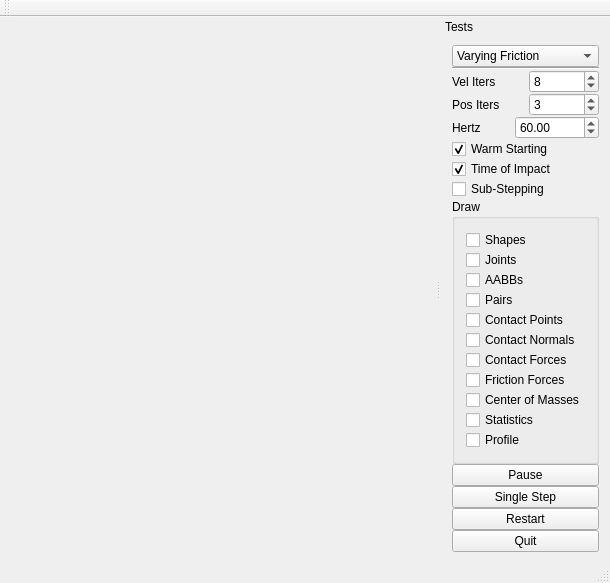
<?xml version="1.0" encoding="UTF-8"?>
<ui version="4.0">
 <class>MainWindow</class>
 <widget class="QMainWindow" name="MainWindow">
  <property name="geometry">
   <rect>
    <x>0</x>
    <y>0</y>
    <width>610</width>
    <height>565</height>
   </rect>
  </property>
  <property name="windowTitle">
   <string>QBox2D</string>
  </property>
  <widget class="QWidget" name="centralWidget"/>
  <widget class="QMenuBar" name="menuBar">
   <property name="geometry">
    <rect>
     <x>0</x>
     <y>0</y>
     <width>610</width>
     <height>21</height>
    </rect>
   </property>
  </widget>
  <widget class="QToolBar" name="mainToolBar">
   <attribute name="toolBarArea">
    <enum>TopToolBarArea</enum>
   </attribute>
   <attribute name="toolBarBreak">
    <bool>false</bool>
   </attribute>
  </widget>
  <widget class="QStatusBar" name="statusBar"/>
  <widget class="QDockWidget" name="dockWidget">
   <property name="features">
    <set>QDockWidget::NoDockWidgetFeatures</set>
   </property>
   <property name="windowTitle">
    <string>Tests</string>
   </property>
   <attribute name="dockWidgetArea">
    <number>2</number>
   </attribute>
   <widget class="QWidget" name="dockWidgetContents">
    <layout class="QVBoxLayout" name="verticalLayout">
     <property name="spacing">
      <number>0</number>
     </property>
     <property name="topMargin">
      <number>9</number>
     </property>
     <property name="bottomMargin">
      <number>9</number>
     </property>
     <item>
      <widget class="QComboBox" name="testComboBox">
       <property name="currentIndex">
        <number>0</number>
       </property>
       <item>
        <property name="text">
         <string>Varying Friction</string>
        </property>
       </item>
       <item>
        <property name="text">
         <string>Tiles</string>
        </property>
       </item>
       <item>
        <property name="text">
         <string>VaryingRestitution</string>
        </property>
       </item>
      </widget>
     </item>
     <item>
      <widget class="Line" name="line">
       <property name="orientation">
        <enum>Qt::Horizontal</enum>
       </property>
      </widget>
     </item>
     <item>
      <layout class="QHBoxLayout" name="horizontalLayout">
       <item>
        <widget class="QLabel" name="label_2">
         <property name="text">
          <string>Vel Iters</string>
         </property>
        </widget>
       </item>
       <item>
        <widget class="QSpinBox" name="velSpinBox">
         <property name="minimum">
          <number>0</number>
         </property>
         <property name="maximum">
          <number>999999999</number>
         </property>
         <property name="value">
          <number>8</number>
         </property>
        </widget>
       </item>
      </layout>
     </item>
     <item>
      <layout class="QHBoxLayout" name="horizontalLayout_2">
       <item>
        <widget class="QLabel" name="label_3">
         <property name="text">
          <string>Pos Iters</string>
         </property>
        </widget>
       </item>
       <item>
        <widget class="QSpinBox" name="posSpinBox">
         <property name="maximum">
          <number>999999999</number>
         </property>
         <property name="value">
          <number>3</number>
         </property>
        </widget>
       </item>
      </layout>
     </item>
     <item>
      <layout class="QHBoxLayout" name="horizontalLayout_3">
       <item>
        <widget class="QLabel" name="label_4">
         <property name="text">
          <string>Hertz</string>
         </property>
        </widget>
       </item>
       <item>
        <widget class="QDoubleSpinBox" name="hertzDoubleSpinBox">
         <property name="maximum">
          <double>999999999.000000000000000</double>
         </property>
         <property name="value">
          <double>60.000000000000000</double>
         </property>
        </widget>
       </item>
      </layout>
     </item>
     <item>
      <widget class="QCheckBox" name="warmStartingCheckBox">
       <property name="text">
        <string>Warm Starting</string>
       </property>
       <property name="checked">
        <bool>true</bool>
       </property>
      </widget>
     </item>
     <item>
      <widget class="QCheckBox" name="timeOfImpactCheckBox">
       <property name="text">
        <string>Time of Impact</string>
       </property>
       <property name="checked">
        <bool>true</bool>
       </property>
      </widget>
     </item>
     <item>
      <widget class="QCheckBox" name="subSteppingCheckBox">
       <property name="text">
        <string>Sub-Stepping</string>
       </property>
      </widget>
     </item>
     <item>
      <widget class="QGroupBox" name="groupBox">
       <property name="title">
        <string>Draw</string>
       </property>
       <layout class="QGridLayout" name="gridLayout">
        <property name="spacing">
         <number>0</number>
        </property>
        <item row="4" column="0">
         <widget class="QCheckBox" name="contactPointsCheckBox">
          <property name="text">
           <string>Contact Points</string>
          </property>
         </widget>
        </item>
        <item row="3" column="0">
         <widget class="QCheckBox" name="pairsCheckBox">
          <property name="text">
           <string>Pairs</string>
          </property>
         </widget>
        </item>
        <item row="6" column="0">
         <widget class="QCheckBox" name="contactForcesCheckBox">
          <property name="text">
           <string>Contact Forces</string>
          </property>
         </widget>
        </item>
        <item row="1" column="0">
         <widget class="QCheckBox" name="jointsCheckBox">
          <property name="text">
           <string>Joints</string>
          </property>
         </widget>
        </item>
        <item row="2" column="0">
         <widget class="QCheckBox" name="aabbsCheckBox">
          <property name="text">
           <string>AABBs</string>
          </property>
         </widget>
        </item>
        <item row="9" column="0">
         <widget class="QCheckBox" name="statisticsCheckBox">
          <property name="text">
           <string>Statistics</string>
          </property>
         </widget>
        </item>
        <item row="5" column="0">
         <widget class="QCheckBox" name="contactNormalsCheckBox">
          <property name="text">
           <string>Contact Normals</string>
          </property>
         </widget>
        </item>
        <item row="8" column="0">
         <widget class="QCheckBox" name="centerOfMassesCheckBox">
          <property name="text">
           <string>Center of Masses</string>
          </property>
         </widget>
        </item>
        <item row="7" column="0">
         <widget class="QCheckBox" name="frictionForcesCheckBox">
          <property name="text">
           <string>Friction Forces</string>
          </property>
         </widget>
        </item>
        <item row="0" column="0">
         <widget class="QCheckBox" name="shapesCheckBox">
          <property name="text">
           <string>Shapes</string>
          </property>
         </widget>
        </item>
        <item row="10" column="0">
         <widget class="QCheckBox" name="profileCheckBox">
          <property name="text">
           <string>Profile</string>
          </property>
         </widget>
        </item>
       </layout>
      </widget>
     </item>
     <item>
      <widget class="QPushButton" name="pauseButton">
       <property name="text">
        <string>Pause</string>
       </property>
      </widget>
     </item>
     <item>
      <widget class="QPushButton" name="singleStepButton">
       <property name="text">
        <string>Single Step</string>
       </property>
      </widget>
     </item>
     <item>
      <widget class="QPushButton" name="restartButton">
       <property name="text">
        <string>Restart</string>
       </property>
      </widget>
     </item>
     <item>
      <widget class="QPushButton" name="quitButton">
       <property name="text">
        <string>Quit</string>
       </property>
      </widget>
     </item>
     <item>
      <spacer name="verticalSpacer">
       <property name="orientation">
        <enum>Qt::Vertical</enum>
       </property>
       <property name="sizeHint" stdset="0">
        <size>
         <width>20</width>
         <height>40</height>
        </size>
       </property>
      </spacer>
     </item>
    </layout>
   </widget>
  </widget>
 </widget>
 <layoutdefault spacing="6" margin="11"/>
 <resources/>
 <connections/>
</ui>
